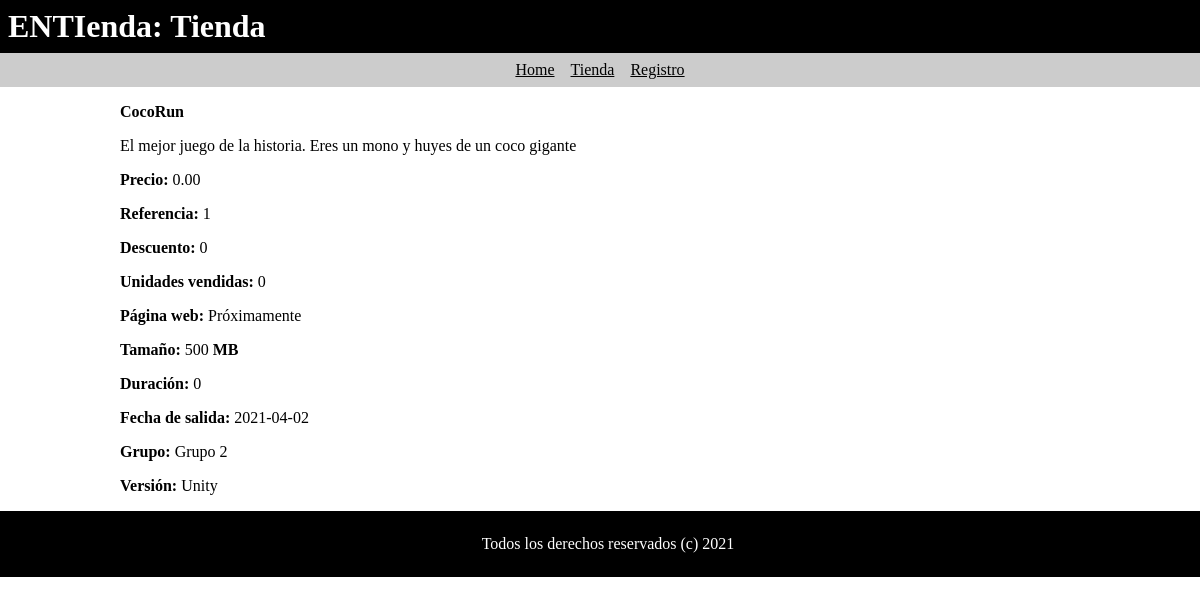
The app's page /shop.php?id_product=1 with its own data.
### tables this page shows
CREATE TABLE products (
	id_product INT UNSIGNED NOT NULL PRIMARY KEY AUTO_INCREMENT,
	product VARCHAR(128),
	description TEXT,
	price DECIMAL(6,2),
	reference VARCHAR(8),
	discount INT,
	units_sold INT UNSIGNED,
	website VARCHAR(255),
	size INT,
	duration INT,
	release_date DATE,
	id_group INT UNSIGNED,
	FOREIGN KEY (id_group) REFERENCES groups(id_group),
	id_engine_version INT UNSIGNED,
	FOREIGN KEY (id_engine_version) REFERENCES engines_versions(id_engine_version)
);

CREATE TABLE groups (
	id_group INT UNSIGNED NOT NULL PRIMARY KEY AUTO_INCREMENT,
	`group` VARCHAR(32) NOT NULL,
	course INT NOT NULL,
	jam_year YEAR NOT NULL,
	mark FLOAT NOT NULL
);

CREATE TABLE engines (
	id_engine INT UNSIGNED NOT NULL PRIMARY KEY AUTO_INCREMENT,
	engine VARCHAR(32) NOT NULL
);

### shop.php (the view, shortened to what this page needs)
<?php
require("config.php");
require("template.php");
$conn = mysqli_connect($db_server, $db_user, $db_pass, $db);
if(isset($_GET["id_product"])){
	$id_product = intval($_GET["id_product"]);
	$query = <<<EOD
	SELECT * FROM products WHERE id_product={$id_product};
EOD;
	}
else{
	$query = <<<EOD
	SELECT * FROM products;
EOD;
}
$res = $conn->query($query);
$content = "";
if ($res->num_rows > 1){
	while($prod = $res->fetch_assoc()){
		$content .= <<<EOD
	<section>
	<h2>{$prod["product"]}</h2>
	<p><a href="shop.php?id_product={$prod["id_product"]}">Ver</a></p>
	</section>
EOD;
	}
}
else if ($res->num_rows == 1){
$product = $res->fetch_assoc();
	$admin_link = "";
	$buy_link = "";
$query = <<<EOD
SELECT * FROM groups WHERE id_group={$product["id_group"]};
EOD;
$res = $conn->query($query);
$group_id = $res->fetch_assoc();
$query = <<<EOD
SELECT * FROM engines WHERE id_engine={$product["id_engine_version"]};
EOD;
$res = $conn->query($query);
$engine_id = $res->fetch_assoc();
$content = <<<EOD
<p><strong>{$product["product"]}</strong></p>
{$admin_link}
{$buy_link}
<p> {$product["description"]}</p>
<p><strong>Precio:</strong> {$product["price"]}</p>
<p><strong>Referencia:</strong> {$product["reference"]}</p>
<p><strong>Descuento:</strong> {$product["discount"]}</p>
<p><strong>Unidades vendidas:</strong> {$product["units_sold"]}</p>
<p><strong>Página web:</strong> {$product["website"]}</p>
<p><strong>Tamaño:</strong> {$product["size"]} <strong> MB</strong></p>
<p><strong>Duración:</strong> {$product["duration"]}</p>
<p><strong>Fecha de salida:</strong> {$product["release_date"]}</p>
<p><strong>Grupo:</strong> {$group_id["group"]}</p>
<p><strong>Versión:</strong> {$engine_id["engine"]}</p>
EOD;
}
else{
 $content = "No hay productos con esa referencia";
}
showHeader("ENTIenda: Tienda");
showContent($content);
showFooter();
?>

### template.php
<?php
function showHeader($title)
{
	$logout_link = "";
	$register_link = "";
	$admin_link = "";
	if(isset($_SESSION["id_user"])){
		$logout_link = '<li><a href="logout.php">Logout</a></li>';
		if($_SESSION["id_user"] == 1){
			$admin_link = '<li><a href="admin.php">Admin</a></li>';
		}
	}
	else{
		$register_link = '<li><a href="register.php">Registro</a></li>';
	}
echo <<<EOD
<html>
<head>
<title>{$title}</title>
<link rel="stylesheet" href="estilo.css" />
</head>
<body>
<header>
<h1>{$title}</h1>
</header>
<nav>
<ul>
<li><a href="index.php">Home</a></li>
<li><a href="shop.php">Tienda</a></li>
{$register_link}
{$admin_link}
{$logout_link}
</ul>
</nav>
EOD;
}
function showContent($content)
{
echo <<<EOD
<main>
{$content}
</main>
EOD;
}
function showFooter()
{
echo <<<EOD
<footer>
<p>Todos los derechos reservados (c) 2021</p>
</footer>
</body>
</html>
EOD;
}

### estilo.css (style rules this page uses)
body { margin:0; padding:0; }
header, footer { width:100%; background-color:#000; color:#fff; }
h1 { margin:0; padding:8px; }
nav { background-color:#ccc; }
nav ul { display:flex; justify-content:center; padding:0; margin:0; }
nav li { list-style:none; padding:8px; }
nav a { color:#000; }
main { width:80%; margin-left:10%; }
footer { text-align:center; padding:8px; }

### records on screen
products: product "CocoRun", description "El mejor juego de la historia. Eres un mono y huyes de un coco gigante", price "0.00", reference "1", discount "0", units_sold "0", website "Próximamente", size "500", duration "0", release_date "2021-04-02"
groups: group "Grupo 2"
engines: engine "Unity"

### other values on screen
$title "ENTIenda: Tienda"
